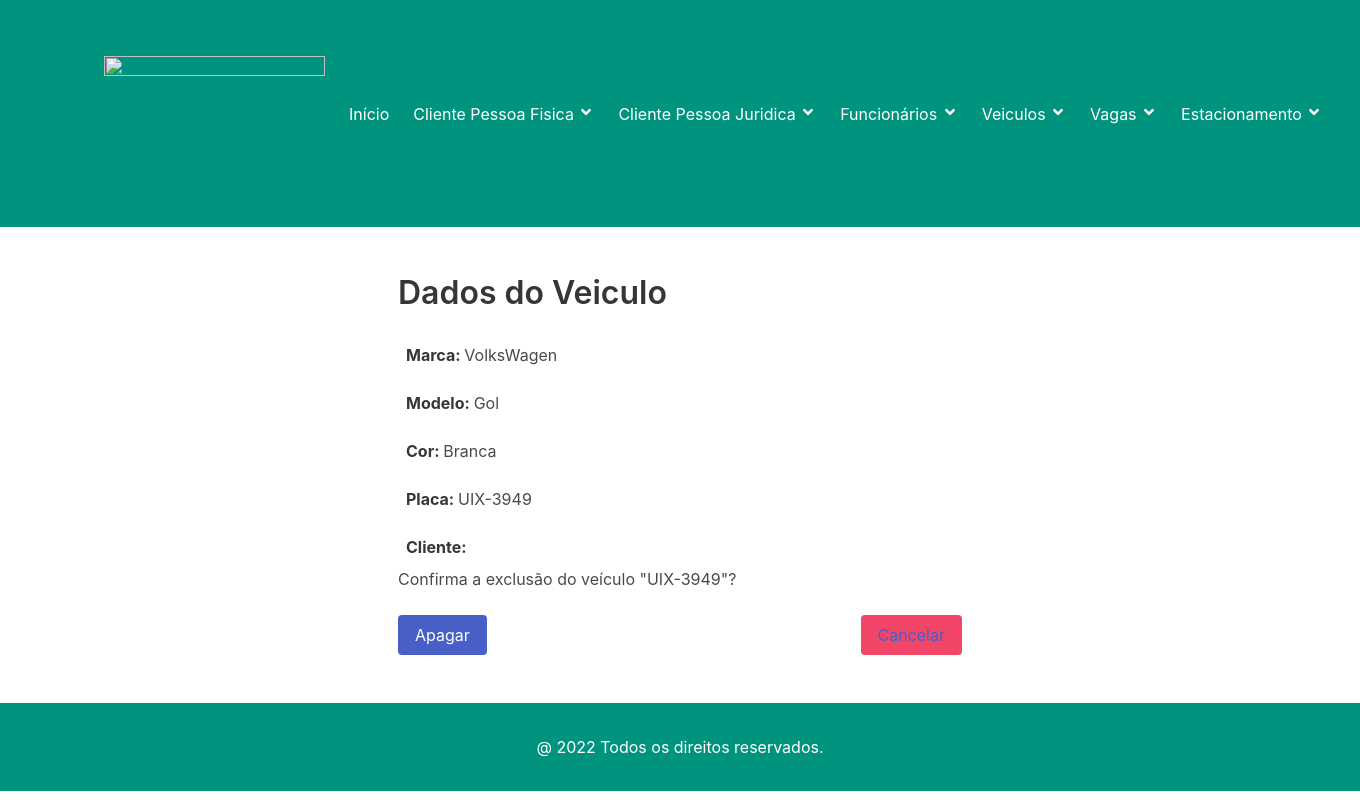
The app's page /1/veiculo/apagar/ with its own data.
### veiculo/models.py (models this page shows)
class Veiculo(models.Model):
    marca = models.CharField('Marca', max_length=50, help_text='Marca do veículo')
    modelo = models.CharField('Modelo', max_length=50, help_text='Modelo do veículo')
    cor = models.CharField('Cor', max_length=50, help_text='Cor do veiculo')
    placa = models.CharField('Placa', max_length=10, help_text='Placa do veiculo')
    cliente = models.ForeignKey('home.Pessoa', verbose_name='Cliente', help_text='Nome do cliente',
                                on_delete=models.CASCADE)
    class Meta:
        verbose_name = 'Veiculo'
        verbose_name_plural = 'Veiculos'
    def __str__(self):
        return self.placa

### veiculo/views.py (the view)
# urls.py: path('<int:pk>/veiculo/apagar/', VeiculoDeleteView.as_view(), name='veiculo_apagar'),
class VeiculoDeleteView(SuccessMessageMixin,DeleteView):
    model = Veiculo
    template_name = 'veiculo_apagar.html'
    success_url = reverse_lazy('veiculos')
    success_message = "Veículo excluído com sucesso!"

### veiculo/templates/veiculo_apagar.html (shortened to what this page needs)
{% extends 'base.html' %}
{% block content %}
<section class="section">
    <div class="container">
        <div class="columns is-mobile">
            <div class="column is-half is-offset-one-quarter">
                <h3 class="title is-size-3">Dados do Veiculo</h3>
                <p class="p-2 mt-2"><strong>Marca: </strong> {{ object.marca }} </p>
                <p class="p-2 mt-2"><strong>Modelo: </strong> {{ object.modelo }} </p>
                 <p class="p-2 mt-2"><strong>Cor: </strong> {{ object.cor }} </p>
                 <p class="p-2 mt-2"><strong>Placa: </strong> {{ object.placa }} </p>
                 <p class="p-2 mt-2"><strong>Cliente: </strong>
                </p>
                    <p> Confirma a exclusão do veículo "{{ object }}"? </p>
                    <br/>
                    <button class="button is-link is-primary" type="submit">Apagar</button>
                    <button class="button is-danger is-pulled-right" type="reset">
                        <a href="{% url 'veiculos' %}">Cancelar</a>
                    </button>
            </div>
            </div>
        </div>
</section>
{% endblock %}

### records on screen
Veiculo: marca "VolksWagen", modelo "Gol", cor "Branca", placa "UIX-3949"
